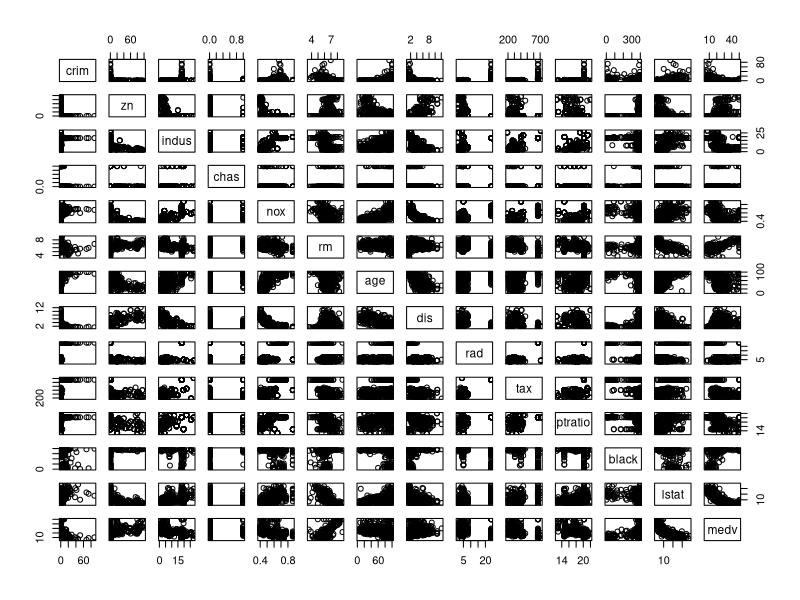
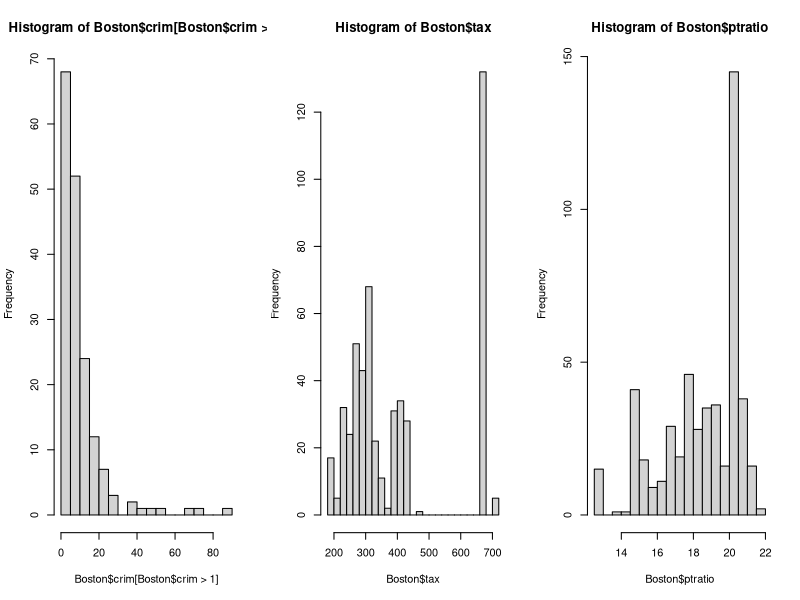

Source code (R) for these figures, in order:
# (a)
library(MASS)
?Boston
dim(Boston)
head(Boston)

pairs(Boston)

par(mfrow=c(1,3))
Boston$ptratio
hist(Boston$crim[Boston$crim>1], breaks=25)
hist(Boston$tax, breaks=25)
hist(Boston$ptratio, breaks=25)

dim(subset(Boston, chas == 1))
sum(Boston$chas == 1)
median(Boston$ptratio)
median(Boston$medv)


t(subset(Boston, medv == min(Boston$medv)))
subset(Boston, medv == min(Boston$medv))

dim(subset(Boston, rm > 7))
dim(subset(Boston, rm > 8))
summary(subset(Boston, rm > 8))
summary(Boston)

dim(subset(Boston, rm > 7))
dim(subset(Boston, rm > 8))
summary(subset(Boston, rm > 8))
summary(Boston)